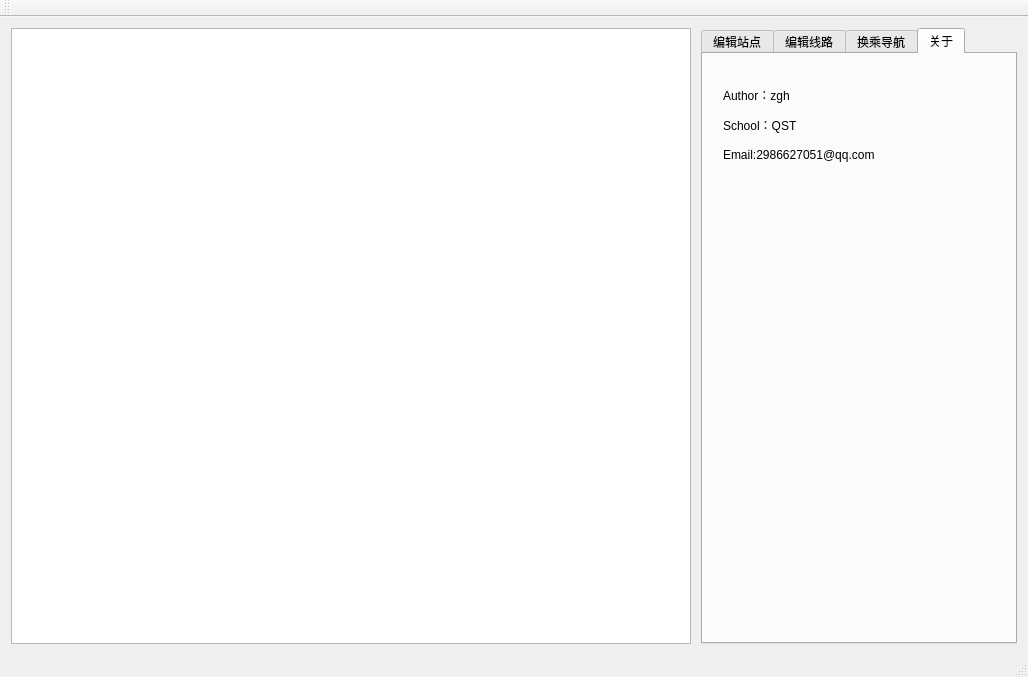
<?xml version="1.0" encoding="UTF-8"?>
<ui version="4.0">
 <class>MainWindow</class>
 <widget class="QMainWindow" name="MainWindow">
  <property name="geometry">
   <rect>
    <x>0</x>
    <y>0</y>
    <width>1028</width>
    <height>677</height>
   </rect>
  </property>
  <property name="windowTitle">
   <string>地铁换乘导航</string>
  </property>
  <widget class="QWidget" name="centralWidget">
   <layout class="QHBoxLayout" name="horizontalLayout_9">
    <item>
     <layout class="QHBoxLayout" name="horizontalLayout_8" stretch="2,0">
      <property name="spacing">
       <number>10</number>
      </property>
      <item>
       <widget class="QGraphicsView" name="graphicsView"/>
      </item>
      <item>
       <widget class="QTabWidget" name="tabWidget">
        <property name="sizePolicy">
         <sizepolicy hsizetype="Fixed" vsizetype="Expanding">
          <horstretch>0</horstretch>
          <verstretch>0</verstretch>
         </sizepolicy>
        </property>
        <property name="font">
         <font>
          <pointsize>9</pointsize>
         </font>
        </property>
        <property name="currentIndex">
         <number>3</number>
        </property>
        <widget class="QWidget" name="tab">
         <attribute name="title">
          <string>编辑站点</string>
         </attribute>
         <layout class="QVBoxLayout" name="verticalLayout_2">
          <item>
           <layout class="QVBoxLayout" name="verticalLayout" stretch="1,1,1,1,3">
            <property name="spacing">
             <number>30</number>
            </property>
            <property name="topMargin">
             <number>50</number>
            </property>
            <item>
             <layout class="QHBoxLayout" name="horizontalLayout_3">
              <property name="spacing">
               <number>10</number>
              </property>
              <property name="leftMargin">
               <number>20</number>
              </property>
              <property name="topMargin">
               <number>5</number>
              </property>
              <property name="rightMargin">
               <number>20</number>
              </property>
              <property name="bottomMargin">
               <number>5</number>
              </property>
              <item>
               <widget class="QLabel" name="label">
                <property name="font">
                 <font>
                  <pointsize>11</pointsize>
                 </font>
                </property>
                <property name="text">
                 <string>站点名称</string>
                </property>
               </widget>
              </item>
              <item>
               <widget class="QLineEdit" name="lineEdit"/>
              </item>
             </layout>
            </item>
            <item>
             <layout class="QHBoxLayout" name="horizontalLayout_4">
              <property name="spacing">
               <number>10</number>
              </property>
              <property name="leftMargin">
               <number>20</number>
              </property>
              <property name="topMargin">
               <number>5</number>
              </property>
              <property name="rightMargin">
               <number>20</number>
              </property>
              <property name="bottomMargin">
               <number>5</number>
              </property>
              <item>
               <widget class="QLabel" name="label_2">
                <property name="font">
                 <font>
                  <pointsize>11</pointsize>
                 </font>
                </property>
                <property name="text">
                 <string>站点经度</string>
                </property>
               </widget>
              </item>
              <item>
               <widget class="QLineEdit" name="lineEdit_2"/>
              </item>
              <item>
               <widget class="QLabel" name="label_4">
                <property name="font">
                 <font>
                  <pointsize>11</pointsize>
                 </font>
                </property>
                <property name="text">
                 <string>E</string>
                </property>
               </widget>
              </item>
             </layout>
            </item>
            <item>
             <layout class="QHBoxLayout" name="horizontalLayout_5">
              <property name="spacing">
               <number>10</number>
              </property>
              <property name="leftMargin">
               <number>20</number>
              </property>
              <property name="topMargin">
               <number>5</number>
              </property>
              <property name="rightMargin">
               <number>20</number>
              </property>
              <property name="bottomMargin">
               <number>5</number>
              </property>
              <item>
               <widget class="QLabel" name="label_3">
                <property name="font">
                 <font>
                  <pointsize>11</pointsize>
                 </font>
                </property>
                <property name="text">
                 <string>站点纬度</string>
                </property>
               </widget>
              </item>
              <item>
               <widget class="QLineEdit" name="lineEdit_3"/>
              </item>
              <item>
               <widget class="QLabel" name="label_5">
                <property name="font">
                 <font>
                  <pointsize>11</pointsize>
                 </font>
                </property>
                <property name="text">
                 <string>N</string>
                </property>
               </widget>
              </item>
             </layout>
            </item>
            <item>
             <layout class="QHBoxLayout" name="horizontalLayout_6">
              <item>
               <spacer name="horizontalSpacer">
                <property name="orientation">
                 <enum>Qt::Horizontal</enum>
                </property>
                <property name="sizeHint" stdset="0">
                 <size>
                  <width>48</width>
                  <height>20</height>
                 </size>
                </property>
               </spacer>
              </item>
              <item>
               <widget class="QPushButton" name="pushButton">
                <property name="text">
                 <string>添加</string>
                </property>
               </widget>
              </item>
              <item>
               <spacer name="horizontalSpacer_2">
                <property name="orientation">
                 <enum>Qt::Horizontal</enum>
                </property>
                <property name="sizeHint" stdset="0">
                 <size>
                  <width>40</width>
                  <height>20</height>
                 </size>
                </property>
               </spacer>
              </item>
             </layout>
            </item>
            <item>
             <layout class="QHBoxLayout" name="horizontalLayout_7">
              <item>
               <spacer name="horizontalSpacer_3">
                <property name="orientation">
                 <enum>Qt::Horizontal</enum>
                </property>
                <property name="sizeHint" stdset="0">
                 <size>
                  <width>40</width>
                  <height>20</height>
                 </size>
                </property>
               </spacer>
              </item>
              <item>
               <widget class="QLabel" name="label_6">
                <property name="font">
                 <font>
                  <pointsize>11</pointsize>
                 </font>
                </property>
                <property name="text">
                 <string>&lt;html&gt;&lt;head/&gt;&lt;body&gt;&lt;p&gt;输入范围&lt;/p&gt;&lt;p&gt;经度：121.0E-122.0E&lt;/p&gt;&lt;p&gt;纬度：30.9N-31.5N&lt;/p&gt;&lt;/body&gt;&lt;/html&gt;</string>
                </property>
               </widget>
              </item>
              <item>
               <spacer name="horizontalSpacer_4">
                <property name="orientation">
                 <enum>Qt::Horizontal</enum>
                </property>
                <property name="sizeHint" stdset="0">
                 <size>
                  <width>40</width>
                  <height>20</height>
                 </size>
                </property>
               </spacer>
              </item>
             </layout>
            </item>
           </layout>
          </item>
         </layout>
        </widget>
        <widget class="QWidget" name="tab_2">
         <attribute name="title">
          <string notr="true">编辑线路</string>
         </attribute>
         <layout class="QVBoxLayout" name="verticalLayout_6">
          <item>
           <layout class="QVBoxLayout" name="verticalLayout_3" stretch="0,1,1,1,1,1,1,8,1">
            <item>
             <layout class="QHBoxLayout" name="horizontalLayout_17">
              <item>
               <spacer name="horizontalSpacer_6">
                <property name="orientation">
                 <enum>Qt::Horizontal</enum>
                </property>
                <property name="sizeHint" stdset="0">
                 <size>
                  <width>40</width>
                  <height>20</height>
                 </size>
                </property>
               </spacer>
              </item>
              <item>
               <widget class="QLabel" name="label_14">
                <property name="font">
                 <font>
                  <pointsize>11</pointsize>
                 </font>
                </property>
                <property name="text">
                 <string>新增线路</string>
                </property>
               </widget>
              </item>
              <item>
               <spacer name="horizontalSpacer_7">
                <property name="orientation">
                 <enum>Qt::Horizontal</enum>
                </property>
                <property name="sizeHint" stdset="0">
                 <size>
                  <width>40</width>
                  <height>20</height>
                 </size>
                </property>
               </spacer>
              </item>
             </layout>
            </item>
            <item>
             <layout class="QHBoxLayout" name="horizontalLayout_10" stretch="1,2,0">
              <property name="spacing">
               <number>10</number>
              </property>
              <property name="leftMargin">
               <number>20</number>
              </property>
              <property name="rightMargin">
               <number>20</number>
              </property>
              <item>
               <widget class="QLabel" name="label_9">
                <property name="font">
                 <font>
                  <pointsize>11</pointsize>
                 </font>
                </property>
                <property name="text">
                 <string>线路名称</string>
                </property>
               </widget>
              </item>
              <item>
               <widget class="QLineEdit" name="lineEdit_6"/>
              </item>
              <item>
               <widget class="QLabel" name="label_10">
                <property name="font">
                 <font>
                  <pointsize>11</pointsize>
                 </font>
                </property>
                <property name="text">
                 <string/>
                </property>
               </widget>
              </item>
             </layout>
            </item>
            <item>
             <layout class="QHBoxLayout" name="horizontalLayout_11">
              <property name="spacing">
               <number>30</number>
              </property>
              <property name="leftMargin">
               <number>20</number>
              </property>
              <property name="rightMargin">
               <number>20</number>
              </property>
              <item>
               <widget class="QLabel" name="label_18">
                <property name="font">
                 <font>
                  <pointsize>11</pointsize>
                 </font>
                </property>
                <property name="text">
                 <string>起点站</string>
                </property>
               </widget>
              </item>
              <item>
               <widget class="QLineEdit" name="lineEdit_10"/>
              </item>
             </layout>
            </item>
            <item>
             <layout class="QHBoxLayout" name="horizontalLayout_12">
              <property name="spacing">
               <number>30</number>
              </property>
              <property name="leftMargin">
               <number>20</number>
              </property>
              <property name="rightMargin">
               <number>20</number>
              </property>
              <item>
               <widget class="QLabel" name="label_19">
                <property name="font">
                 <font>
                  <pointsize>11</pointsize>
                 </font>
                </property>
                <property name="text">
                 <string>终点站</string>
                </property>
               </widget>
              </item>
              <item>
               <widget class="QLineEdit" name="lineEdit_11"/>
              </item>
             </layout>
            </item>
            <item>
             <layout class="QHBoxLayout" name="horizontalLayout_13">
              <property name="spacing">
               <number>30</number>
              </property>
              <property name="leftMargin">
               <number>20</number>
              </property>
              <property name="rightMargin">
               <number>20</number>
              </property>
              <item>
               <widget class="QLabel" name="label_11">
                <property name="font">
                 <font>
                  <pointsize>11</pointsize>
                 </font>
                </property>
                <property name="text">
                 <string>线路颜色</string>
                </property>
               </widget>
              </item>
              <item>
               <widget class="QPushButton" name="pushButton_3">
                <property name="text">
                 <string>选择颜色</string>
                </property>
               </widget>
              </item>
             </layout>
            </item>
            <item>
             <layout class="QHBoxLayout" name="horizontalLayout_14" stretch="1,2">
              <property name="spacing">
               <number>30</number>
              </property>
              <property name="leftMargin">
               <number>20</number>
              </property>
              <property name="rightMargin">
               <number>20</number>
              </property>
              <item>
               <widget class="QLabel" name="label_12">
                <property name="font">
                 <font>
                  <pointsize>11</pointsize>
                 </font>
                </property>
                <property name="text">
                 <string>是否环线</string>
                </property>
               </widget>
              </item>
              <item>
               <widget class="QGroupBox" name="groupBox">
                <property name="title">
                 <string/>
                </property>
                <widget class="QWidget" name="layoutWidget">
                 <property name="geometry">
                  <rect>
                   <x>20</x>
                   <y>1</y>
                   <width>93</width>
                   <height>21</height>
                  </rect>
                 </property>
                 <layout class="QHBoxLayout" name="horizontalLayout_15">
                  <item>
                   <widget class="QRadioButton" name="radioButton">
                    <property name="text">
                     <string>是</string>
                    </property>
                   </widget>
                  </item>
                  <item>
                   <widget class="QRadioButton" name="radioButton_2">
                    <property name="text">
                     <string>否</string>
                    </property>
                   </widget>
                  </item>
                 </layout>
                </widget>
               </widget>
              </item>
             </layout>
            </item>
            <item>
             <layout class="QHBoxLayout" name="horizontalLayout_18">
              <property name="leftMargin">
               <number>20</number>
              </property>
              <property name="rightMargin">
               <number>20</number>
              </property>
              <item>
               <widget class="QLabel" name="label_13">
                <property name="font">
                 <font>
                  <pointsize>11</pointsize>
                 </font>
                </property>
                <property name="text">
                 <string>途经站点</string>
                </property>
               </widget>
              </item>
              <item>
               <spacer name="horizontalSpacer_5">
                <property name="orientation">
                 <enum>Qt::Horizontal</enum>
                </property>
                <property name="sizeHint" stdset="0">
                 <size>
                  <width>138</width>
                  <height>20</height>
                 </size>
                </property>
               </spacer>
              </item>
             </layout>
            </item>
            <item>
             <layout class="QHBoxLayout" name="horizontalLayout_20">
              <item>
               <spacer name="horizontalSpacer_10">
                <property name="orientation">
                 <enum>Qt::Horizontal</enum>
                </property>
                <property name="sizeHint" stdset="0">
                 <size>
                  <width>17</width>
                  <height>20</height>
                 </size>
                </property>
               </spacer>
              </item>
              <item>
               <widget class="QPlainTextEdit" name="plainTextEdit"/>
              </item>
              <item>
               <spacer name="horizontalSpacer_11">
                <property name="orientation">
                 <enum>Qt::Horizontal</enum>
                </property>
                <property name="sizeHint" stdset="0">
                 <size>
                  <width>17</width>
                  <height>20</height>
                 </size>
                </property>
               </spacer>
              </item>
             </layout>
            </item>
            <item>
             <layout class="QHBoxLayout" name="horizontalLayout_16">
              <item>
               <spacer name="horizontalSpacer_8">
                <property name="orientation">
                 <enum>Qt::Horizontal</enum>
                </property>
                <property name="sizeHint" stdset="0">
                 <size>
                  <width>40</width>
                  <height>20</height>
                 </size>
                </property>
               </spacer>
              </item>
              <item>
               <widget class="QPushButton" name="pushButton_5">
                <property name="text">
                 <string>添加</string>
                </property>
               </widget>
              </item>
              <item>
               <spacer name="horizontalSpacer_9">
                <property name="orientation">
                 <enum>Qt::Horizontal</enum>
                </property>
                <property name="sizeHint" stdset="0">
                 <size>
                  <width>40</width>
                  <height>20</height>
                 </size>
                </property>
               </spacer>
              </item>
             </layout>
            </item>
           </layout>
          </item>
         </layout>
        </widget>
        <widget class="QWidget" name="tab_3">
         <attribute name="title">
          <string notr="true">换乘导航</string>
         </attribute>
         <layout class="QVBoxLayout" name="verticalLayout_5">
          <item>
           <layout class="QVBoxLayout" name="verticalLayout_4" stretch="1,1,1,8">
            <property name="leftMargin">
             <number>10</number>
            </property>
            <property name="topMargin">
             <number>10</number>
            </property>
            <property name="rightMargin">
             <number>10</number>
            </property>
            <property name="bottomMargin">
             <number>10</number>
            </property>
            <item>
             <layout class="QHBoxLayout" name="horizontalLayout_21">
              <property name="spacing">
               <number>30</number>
              </property>
              <property name="leftMargin">
               <number>0</number>
              </property>
              <property name="rightMargin">
               <number>20</number>
              </property>
              <item>
               <widget class="QLabel" name="label_7">
                <property name="font">
                 <font>
                  <pointsize>11</pointsize>
                 </font>
                </property>
                <property name="text">
                 <string>起始站点</string>
                </property>
               </widget>
              </item>
              <item>
               <widget class="QLineEdit" name="lineEdit_4"/>
              </item>
             </layout>
            </item>
            <item>
             <layout class="QHBoxLayout" name="horizontalLayout_22">
              <property name="spacing">
               <number>30</number>
              </property>
              <property name="rightMargin">
               <number>20</number>
              </property>
              <item>
               <widget class="QLabel" name="label_8">
                <property name="font">
                 <font>
                  <pointsize>11</pointsize>
                 </font>
                </property>
                <property name="text">
                 <string>目的站点</string>
                </property>
               </widget>
              </item>
              <item>
               <widget class="QLineEdit" name="lineEdit_5"/>
              </item>
             </layout>
            </item>
            <item>
             <layout class="QHBoxLayout" name="horizontalLayout_23">
              <item>
               <spacer name="horizontalSpacer_12">
                <property name="orientation">
                 <enum>Qt::Horizontal</enum>
                </property>
                <property name="sizeHint" stdset="0">
                 <size>
                  <width>40</width>
                  <height>20</height>
                 </size>
                </property>
               </spacer>
              </item>
              <item>
               <widget class="QPushButton" name="pushButton_2">
                <property name="text">
                 <string>确认</string>
                </property>
               </widget>
              </item>
              <item>
               <spacer name="horizontalSpacer_13">
                <property name="orientation">
                 <enum>Qt::Horizontal</enum>
                </property>
                <property name="sizeHint" stdset="0">
                 <size>
                  <width>40</width>
                  <height>20</height>
                 </size>
                </property>
               </spacer>
              </item>
             </layout>
            </item>
            <item>
             <widget class="QTextBrowser" name="textBrowser"/>
            </item>
           </layout>
          </item>
         </layout>
        </widget>
        <widget class="QWidget" name="tab_4">
         <attribute name="title">
          <string>关于</string>
         </attribute>
         <widget class="QLabel" name="label_15">
          <property name="geometry">
           <rect>
            <x>20</x>
            <y>30</y>
            <width>281</width>
            <height>21</height>
           </rect>
          </property>
          <property name="text">
           <string>Author：zgh</string>
          </property>
         </widget>
         <widget class="QLabel" name="label_16">
          <property name="geometry">
           <rect>
            <x>20</x>
            <y>60</y>
            <width>281</width>
            <height>21</height>
           </rect>
          </property>
          <property name="text">
           <string>School：QST</string>
          </property>
         </widget>
         <widget class="QLabel" name="label_17">
          <property name="geometry">
           <rect>
            <x>20</x>
            <y>90</y>
            <width>281</width>
            <height>21</height>
           </rect>
          </property>
          <property name="text">
           <string>Email:2986627051@qq.com</string>
          </property>
         </widget>
        </widget>
       </widget>
      </item>
     </layout>
    </item>
   </layout>
  </widget>
  <widget class="QMenuBar" name="menuBar">
   <property name="geometry">
    <rect>
     <x>0</x>
     <y>0</y>
     <width>1028</width>
     <height>23</height>
    </rect>
   </property>
  </widget>
  <widget class="QToolBar" name="mainToolBar">
   <attribute name="toolBarArea">
    <enum>TopToolBarArea</enum>
   </attribute>
   <attribute name="toolBarBreak">
    <bool>false</bool>
   </attribute>
  </widget>
  <widget class="QStatusBar" name="statusBar"/>
 </widget>
 <layoutdefault spacing="6" margin="11"/>
 <resources/>
 <connections/>
</ui>
